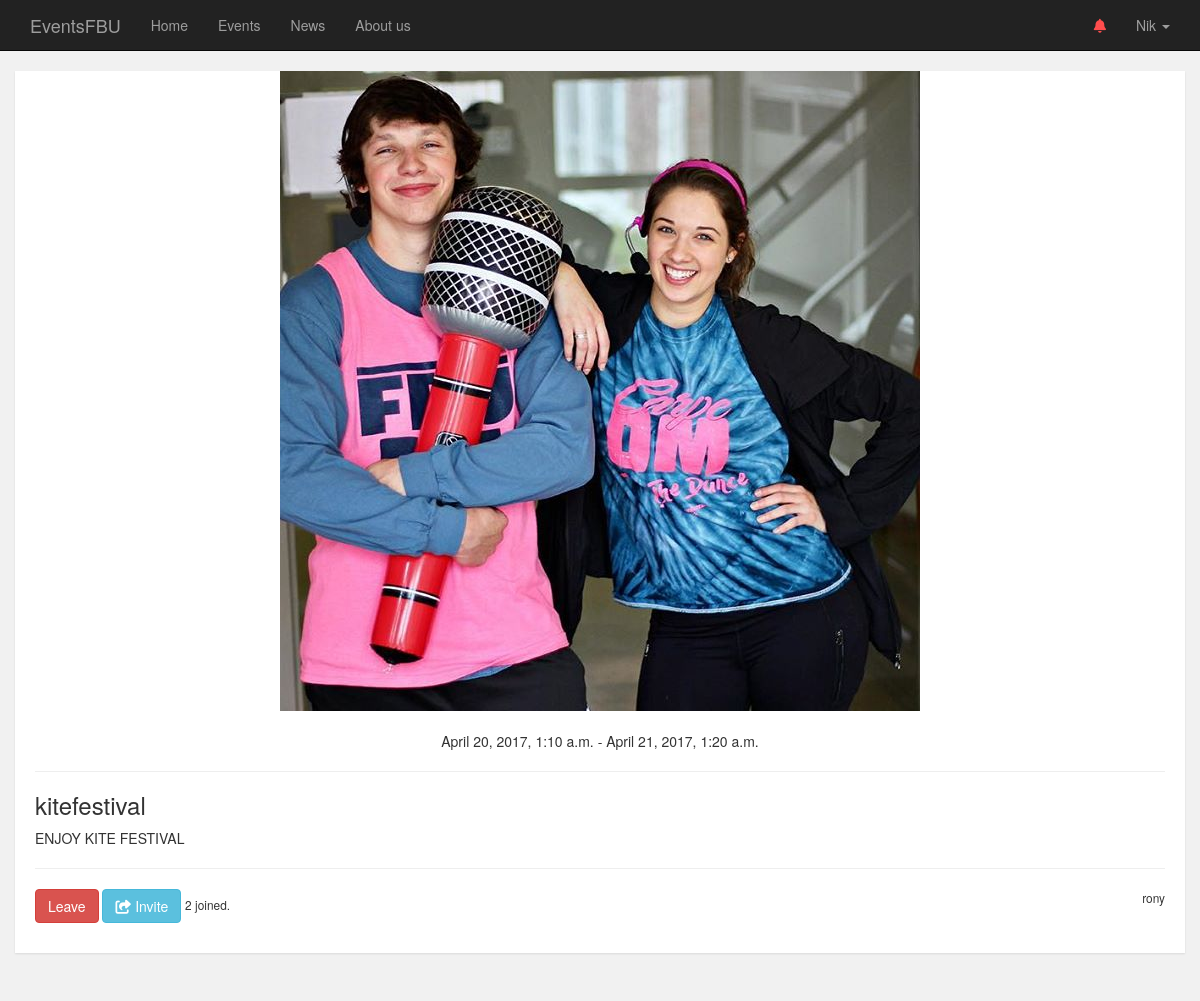
The app's page /events/kitefestival-dkj-SDA/ (signed in) with its own data.
### events/models.py (models this page shows, shortened)
class User(AbstractBaseUser, PermissionsMixin):
    email = models.EmailField(unique=True, null=True)
    first_name = models.CharField(_('first name'), max_length=30, blank=True)
    name = models.CharField(_('last name'), max_length=30, blank=True)
    student_id = models.CharField(max_length=10, blank=True)
    is_organization = models.BooleanField(default=False)
    date_joined = models.DateTimeField(_('date joined'), auto_now_add=True)
    is_active = models.BooleanField(_('active'), default=True)
    avatar = models.ImageField(upload_to = 'user/', null=True, blank=True)
    is_staff = models.BooleanField(_('staff status'), default=False)
    USERNAME_FIELD = 'email'
    objects = UserManager()
    class Meta:
        verbose_name = _('user')
        verbose_name_plural = _('users')
    def get_notifications(self):
        return Notification.objects.filter(user = self.id).exclude(viewed = True)
    def __str__(self):
        return self.name

class Post(models.Model):
    title = models.CharField(max_length = 200)
    slug = models.SlugField(unique = True)
    content = models.TextField()
    thumbnail = models.ImageField(upload_to = 'article/', null = True, blank = True)
    updated = models.DateTimeField(auto_now = True, auto_now_add = False)
    timestamp = models.DateTimeField(auto_now = False, auto_now_add = True)
    class Meta:
        abstract = True
        ordering = ["-timestamp"]

class Event(Post):
    users = models.ManyToManyField(User)
    start_date = models.DateTimeField()
    end_date = models.DateTimeField(blank = True, null=True)
    created_by = models.ForeignKey(User, on_delete = models.CASCADE,
        related_name="created_by")

### events/views.py (the view)
# urls.py: url(r'^events/(?P<slug>[\w-]+)/$', views.EventView.as_view(), name='event'),
class EventView(generic.DetailView):
	model = Event
	template_name = 'events/event.html'

### events/templates/events/event.html (shortened to what this page needs)
{% extends 'events/base.html' %}
{% block content %}
	<div class="container" style="padding-top: 20px;">
		<div class="row">
			<div class="thumbnail">
				{% if event.thumbnail %}
			  	<img src="/media/{{ event.thumbnail }}" alt="...">
			  {% endif %}
			  <div class="caption">
			  	<p style="text-align: center;">
			  		{{ event.start_date }}
			  		{% if event.end_date %}
			  			-
			  			{{ event.end_date }}
			  		{% endif %}
			  	</p>
			  	<hr>
			    <h3>{{ event.title }}</h3>
			    <p>{{ event.content }}</p>
			    <hr>
			    <p>
			    	{% if user not in event.users.all %}
			  		<form action="{% url 'join_event' event.slug %}" method="post" style="display: inline-block;">
			  			{% csrf_token %}
			    		<button class="btn btn-primary"  type="submit">Join</button>
			    	</form>
			    	{% else %}
			    	<form action="{% url 'leave_event' event.slug %}" method="post" style="display: inline-block;">
			    		<button class="btn btn-danger"  type="submit">Leave</button>
			    	</form>
			    	{% endif %}
			      <a class="btn btn-info inviteuserbutton" data-toggle="modal" data-target="#inviteusermodel" role="button"><i class="fa fa-share-square-o" aria-hidden="true"></i> Invite</a>
			      <small>{{ event.users.all.count }} joined.</small>
			      <small class="pull-right">{{ event.created_by }}</small>
			    </p>
			  </div>
			</div>
		</div>
	</div>
{% endblock content %}

### events/templates/events/base.html (shortened to what this page needs)
{% load staticfiles %}
<!DOCTYPE html>
<html lang="en">
<head>
    <link rel="stylesheet" href="https://maxcdn.bootstrapcdn.com/bootstrap/3.3.7/css/bootstrap.min.css">
    <link href="{% static 'css/base.css' %}" rel="stylesheet">
</head>
<body>
    <nav class="navbar navbar-inverse navbar-fixed-top" role="navigation">
        <div class="container">
            <div class="navbar-header">
                <a class="navbar-brand" href="{% url 'home' %}">EventsFBU</a>
            </div>
            <div class="collapse navbar-collapse" id="bs-example-navbar-collapse-1">
                <ul class="nav navbar-nav">
                    <li><a href="{% url 'home' %}">Home</a></li>
                    <li><a href="{% url 'events' %}">Events</a></li>
                    <li><a href="{% url 'news' %}">News</a></li>
                    <li><a href="{% url 'about' %}"> About us </a></li >
                </ul>
                <ul class="nav navbar-nav navbar-right">
                    {% if user.is_authenticated %}
                        {% if user.get_notifications.count %}
                        <li class="dropdown">
                          <a href="" class="dropdown-toggle" data-toggle="dropdown" role="button" aria-haspopup="true" aria-expanded="false" style="color: #ff4d4d;" >
                            <i class="fa fa-bell" aria-hidden="true"></i>
                          </a>
                        </li>
                        {% endif %}
                        <li class="dropdown">
                          <a href="" class="dropdown-toggle" data-toggle="dropdown" role="button" aria-haspopup="true" aria-expanded="false">{{ user | capfirst }} <span class="caret"></span></a>
                        </li>
                    {% endif %}
                </ul>
            </div>
        </div>
    </nav>
    {% block content %} {% endblock content %}
</body>
</html>

### events/static/css/base.css (style rules this page uses)
body { padding-top: 51px; padding-bottom: 40px; color: #5a5a5a; background-color: #f1f1f1; }
.navbar { margin-bottom: 0; }
.thumbnail { padding: 0; border: none; border-radius: 0; box-shadow: 0 1px 2px rgba(0,0,0,.1); }
.thumbnail .caption { padding: 20px; }

### records on screen
User: name "Nik"
Event: thumbnail (picture), start_date "April 20, 2017, 1:10 a.m.", end_date "April 21, 2017, 1:20 a.m.", title "kitefestival", content "ENJOY KITE FESTIVAL", users.all.count "2", created_by "rony"
